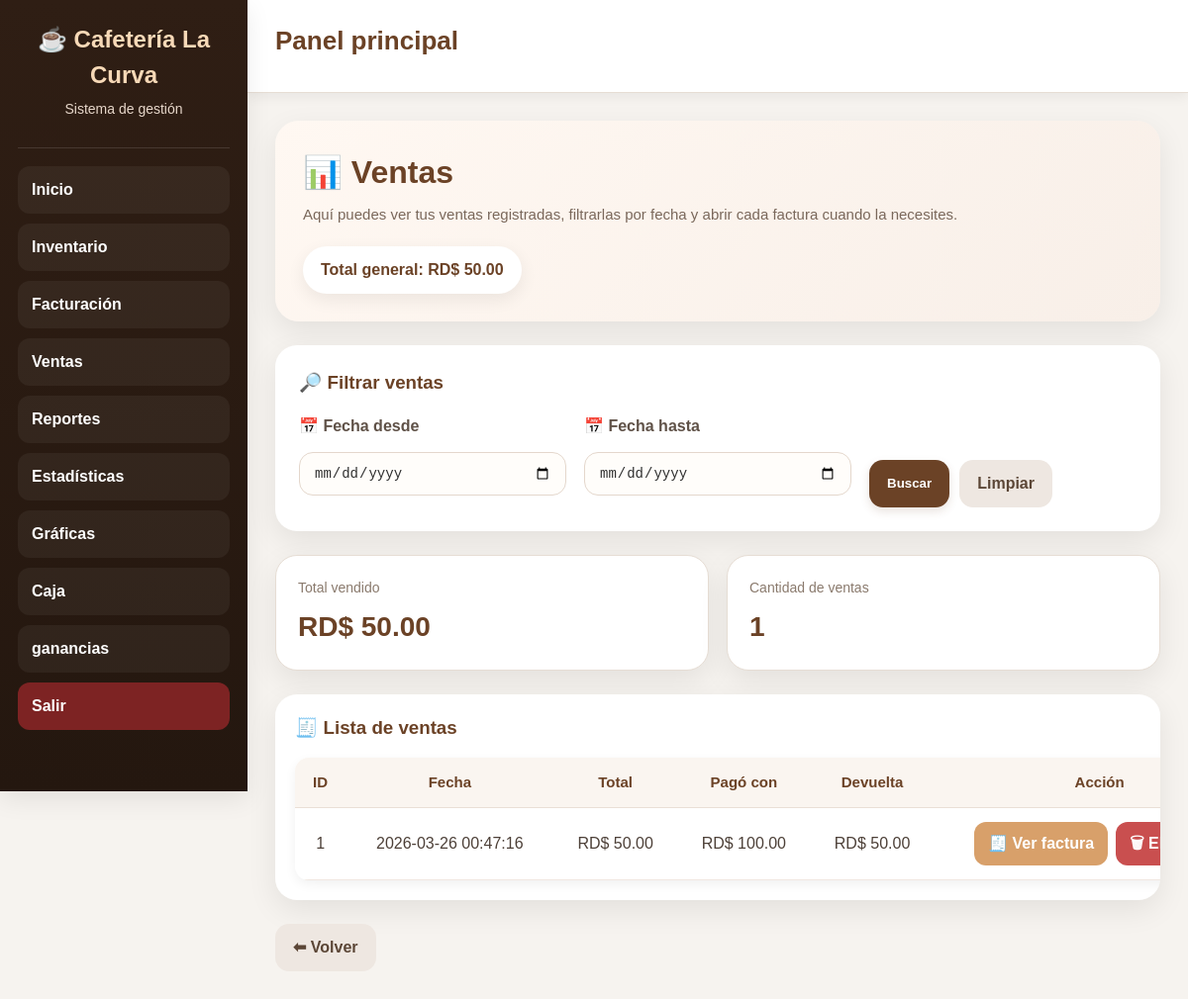
/ventas (signed in), run on the app's committed database.
### tables this page shows
CREATE TABLE facturas(
            id INTEGER PRIMARY KEY AUTOINCREMENT,
            fecha DATETIME DEFAULT CURRENT_TIMESTAMP,
            total REAL,
            pago_con REAL DEFAULT 0,
            devuelta REAL DEFAULT 0
        );

### app.py (the view)
@app.route("/ventas", methods=["GET", "POST"])
def ventas():
    if "usuario" not in session:
        return redirect("/")
    conn = None
    try:
        conn = conectar_seguro()
        c = conn.cursor()
        fecha_inicio = request.form.get("fecha_inicio") if request.method == "POST" else request.args.get("fecha_inicio")
        fecha_fin = request.form.get("fecha_fin") if request.method == "POST" else request.args.get("fecha_fin")
        query = "SELECT * FROM facturas"
        params = []
        if fecha_inicio and fecha_fin:
            query += " WHERE DATE(fecha) BETWEEN ? AND ?"
            params = [fecha_inicio, fecha_fin]
        elif fecha_inicio:
            query += " WHERE DATE(fecha) = ?"
            params = [fecha_inicio]
        query += " ORDER BY fecha DESC"
        c.execute(query, params)
        ventas = c.fetchall()
        total = sum(float(v[2]) for v in ventas) if ventas else 0
        return render_template(
            "ventas.html",
            ventas=ventas,
            total=total,
            fecha_inicio=fecha_inicio,
            fecha_fin=fecha_fin
        )
    except Exception as e:
        return f"Error en ventas: {e}"
    finally:
        if conn:
            conn.close()

### app.py (called while the page is built)
def conectar_seguro():
    conn = conectar()
    try:
        conn.execute("PRAGMA foreign_keys = ON")
    except Exception:
        pass
    return conn

@app.before_request
def proteger_rutas():
    if request.path.startswith("/static/"):
        return None
    rutas_libres = ["/"]
    if request.path not in rutas_libres and "usuario" not in session:
        return redirect("/")

### database.py (called while the page is built)
def conectar():
    database_url = os.getenv("DATABASE_URL")
    if database_url and psycopg2:
        conn = psycopg2.connect(database_url)
        conn.autocommit = False
        return ConnectionCompat(conn)
    conn = sqlite3.connect("cafeteria.db", timeout=30)
    return conn

### templates/ventas.html (shortened to what this page needs)
{% extends "base.html" %}
{% block content %}
<div class="ventas-wrap">
    <div class="ventas-hero">
        <div>
            <h1>📊 Ventas</h1>
            <p>Aquí puedes ver tus ventas registradas, filtrarlas por fecha y abrir cada factura cuando la necesites.</p>
        </div>
        <div class="ventas-badge">
            Total general: RD$ {{ "%.2f"|format(total or 0) }}
        </div>
    </div>
    <div class="filtro-card">
        <h3>🔎 Filtrar ventas</h3>
        <form method="POST" class="filtro-form">
            <div class="campo">
                <label for="fecha_inicio">📅 Fecha desde</label>
                <input
                    type="date"
                    id="fecha_inicio"
                    name="fecha_inicio"
                    value="{{ fecha_inicio if fecha_inicio else '' }}"
                >
            </div>
            <div class="campo">
                <label for="fecha_fin">📅 Fecha hasta</label>
                <input
                    type="date"
                    id="fecha_fin"
                    name="fecha_fin"
                    value="{{ fecha_fin if fecha_fin else '' }}"
                >
            </div>
            <div class="acciones-filtro">
                <button type="submit" class="btn-principal">Buscar</button>
                <a href="/ventas" class="btn-secundario">Limpiar</a>
            </div>
        </form>
    </div>
    <div class="resumen-grid">
        <div class="resumen-card">
            <span>Total vendido</span>
            <h2>RD$ {{ "%.2f"|format(total or 0) }}</h2>
        </div>
        <div class="resumen-card">
            <span>Cantidad de ventas</span>
            <h2>{{ ventas|length }}</h2>
        </div>
    </div>
    <div class="tabla-card">
        <div class="tabla-header">
            <h3>🧾 Lista de ventas</h3>
        </div>
        <table class="tabla-ventas">
            <thead>
                <tr>
                    <th>ID</th>
                    <th>Fecha</th>
                    <th>Total</th>
                    <th>Pagó con</th>
                    <th>Devuelta</th>
                    <th>Acción</th>
                </tr>
            </thead>
            <tbody>
                {% if ventas %}
                    {% for v in ventas %}
                    <tr>
                        <td>{{ v[0] }}</td>
                        <td>{{ v[1] }}</td>
                        <td>RD$ {{ "%.2f"|format(v[2] or 0) }}</td>
                        <td>RD$ {{ "%.2f"|format(v[3] or 0) }}</td>
                        <td>RD$ {{ "%.2f"|format(v[4] or 0) }}</td>
                        <td>
                            <div class="acciones-tabla">
                                <a href="/factura/{{ v[0] }}" class="btn-ver">🧾 Ver factura</a>
                                <a
                                    href="/eliminar_venta/{{ v[0] }}"
                                    class="btn-eliminar"
                                    onclick="return confirm('¿Seguro que deseas eliminar esta venta? También se devolverá el stock al inventario.')"
                                >
                                    🗑 Eliminar
                                </a>
                            </div>
                        </td>
                    </tr>
                    {% endfor %}
                {% else %}
                    <tr>
                        <td colspan="6" class="sin-datos">No hay ventas registradas en ese rango.</td>
                    </tr>
                {% endif %}
            </tbody>
        </table>
    </div>
    <div class="volver-box">
        <a href="/dashboard" class="volver-link">⬅ Volver</a>
    </div>
</div>
{% endblock %}

### static/css/style.css (style rules this page uses)
:root { --principal:#6b4226; --principal-oscuro:#55331d; --secundario:#8b5e3c; --fondo:#f6f3ef; --blanco:#ffffff; --texto:#2f2f2f; --texto-suave:#6b7280; --suave:#fdf7f3; --borde:#e6ddd4; --exito:#1f7a37; --info:#1565c0; --alerta:#c62828; --advertencia:#8a6d1d; --sidebar:#2f1e14; --sidebar-hover:#4a2d1b; --sidebar-activo:#6b4226; --topbar:#ffffff; --sombra:0 8px 24px rgba(0,0,0,0.08); --sombra-suave:0 4px 12px rgba(0,0,0,0.06); --radio:16px; --radio-sm:10px; --ancho-sidebar:250px; --transicion:0.25s ease; }
* { box-sizing:border-box; margin:0; padding:0; }
html { scroll-behavior:smooth; }
body { font-family:Arial, sans-serif; background:var(--fondo); color:var(--texto); line-height:1.5; }
h1,h2,h3,h4 { color:var(--principal); margin-bottom:10px; }
p { margin-bottom:10px; }
a { text-decoration:none; color:var(--principal); }
.menu, .grid, .fila, .dashboard-grid, .resumen-grid { display:grid; gap:20px; }
.menu, .grid, .dashboard-grid, .resumen-grid { grid-template-columns:repeat(auto-fit,minmax(220px,1fr)); }
label { display:block; margin-bottom:6px; font-weight:bold; color:#444; }
input, select, textarea { width:100%; padding:11px 12px; border:1px solid var(--borde); border-radius:10px; font-size:15px; background:#fff; color:var(--texto); transition:border-color var(--transicion), box-shadow var(--transicion), background var(--transicion); margin-bottom:12px; }
button, .btn, .link-btn { display:inline-flex; align-items:center; justify-content:center; gap:8px; background:var(--principal); color:var(--blanco); border:none; padding:12px 18px; border-radius:10px; cursor:pointer; font-weight:bold; transition:background var(--transicion), transform var(--transicion), box-shadow var(--transicion); box-shadow:0 4px 10px rgba(107,66,38,0.15); }
table { width:100%; border-collapse:collapse; background:var(--blanco); border-radius:14px; overflow:hidden; box-shadow:var(--sombra-suave); }
th, td { padding:13px 12px; border-bottom:1px solid #eee; text-align:center; }
th { background:var(--principal); color:var(--blanco); font-size:15px; }
.resumen-card { background:linear-gradient(135deg,#fff,#f8f3ee); border:1px solid var(--borde); border-radius:16px; padding:20px; box-shadow:var(--sombra-suave); }

### data on the page
facturas: id "1", fecha "2026-03-26 00:47:16", total "50.00", pago_con "100.00", devuelta "50.00"

### other printed values
{{ "%.2f"|format(total or 0) }} "50.00"
{{ ventas|length }} "1"
